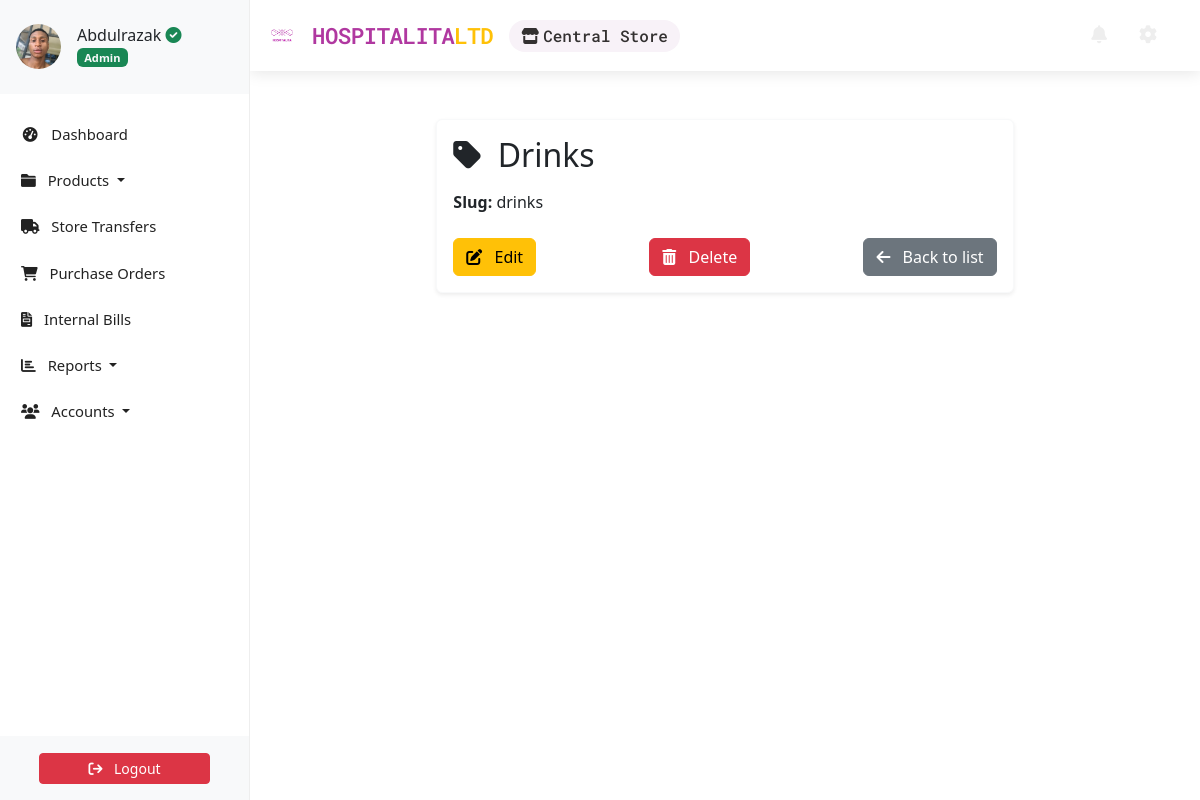
The page /categories/1/ (signed in) on the database its author committed.
### accounts/models.py (models this page shows, shortened)
class Profile(AbstractBaseUser, PermissionsMixin):
    email = models.EmailField(unique=True, max_length=150)
    first_name = models.CharField(max_length=30, blank=True)
    last_name = models.CharField(max_length=30, blank=True)
    telephone = PhoneNumberField(null=True, blank=True)
    store = models.ForeignKey('store.Store', on_delete=models.CASCADE, null=True, blank=True, related_name='user')
    profile_picture = ProcessedImageField(
        default='profile_pics/default.jpg',
        upload_to='profile_pics',
        format='JPEG',
        processors=[ResizeToFill(150, 150)],
        options={'quality': 100}
    )
    status = models.CharField(max_length=12, choices=STATUS_CHOICES, default='INA')
    role = models.CharField(max_length=12, choices=ROLE_CHOICES, blank=True, null=True)
    slug = AutoSlugField(unique=True, populate_from='email')
    date_joined = models.DateTimeField(auto_now_add=True,  blank=True, null=True)
    last_login = models.DateTimeField(null=True, blank=True)
    is_active = models.BooleanField(default=True)
    is_staff = models.BooleanField(default=False)  # required by admin
    objects = ProfileManager()
    USERNAME_FIELD = 'email'
    REQUIRED_FIELDS = []  # optional: add first_name, last_name
    class Meta:
        verbose_name = 'Profile'
        verbose_name_plural = 'Profiles'

### store/models.py (models this page shows, shortened)
class Store(models.Model):
    name = models.CharField(max_length=100)
    address = models.TextField(blank=True)
    contact_number = models.CharField(max_length=15, blank=True)
    central = models.BooleanField(default=False)  # Indicates the central store (admin's primary)

class Category(models.Model):
    name = models.CharField(max_length=50)
    slug = AutoSlugField(unique=True, populate_from='name')
    class Meta:
        verbose_name_plural = 'Categories'

### store/views.py (the view)
class CategoryDetailView(LoginRequiredMixin, DetailView):
    model = Category
    template_name = 'store/category_detail.html'
    context_object_name = 'category'
    login_url = 'login'

### store/context_processors.py (called while the page is built)
def unread_alerts_count(request):
    if request.user.is_authenticated:
        current_store = request.user.store
        count = StockAlert.objects.filter(store_inventory__store=current_store, is_read=False).count()
        return {'unread_alerts_count': count}
    return {'unread_alerts_count': 0}

### store/templates/store/category_detail.html
{% extends 'store/base.html' %}
{% block content %}
<div class="container p-4">
    <div class="row mb-4">
        <div class="col-md-8 offset-md-2">
            <div class="card shadow-sm border-light">
                <div class="card-body">
                    <h2 class="card-title mb-3">
                        <i class="fas fa-tag me-2"></i> {{ category.name }}
                    </h2>
                    <p class="card-text">
                        <strong>Slug:</strong> {{ category.slug }}
                    </p>
                    <div class="d-flex justify-content-between mt-4">
                        <a href="{% url 'category-update' category.pk %}" class="btn btn-warning">
                            <i class="fas fa-edit me-2"></i> Edit
                        </a>
                        <a href="{% url 'category-delete' category.pk %}" class="btn btn-danger">
                            <i class="fas fa-trash-alt me-2"></i> Delete
                        </a>
                        <a href="{% url 'category-list' %}" class="btn btn-secondary">
                            <i class="fas fa-arrow-left me-2"></i> Back to list
                        </a>
                    </div>
                </div>
            </div>
        </div>
    </div>
</div>
{% endblock %}

### store/templates/store/base.html (shortened to what this page needs)
<!DOCTYPE html>
<html lang="en">
    <head>
        {% load static %}
        <link href="https://cdn.jsdelivr.net/npm/bootstrap@5.3.3/dist/css/bootstrap.min.css" rel="stylesheet">
        <link rel="stylesheet" type="text/css" href="https://unpkg.com/@webpixels/css@1.1.5/dist/index.css">
        <link rel="stylesheet" href="{% static '/css/style.css' %}" type="text/css">
        <link rel="stylesheet" href="https://cdnjs.cloudflare.com/ajax/libs/font-awesome/5.15.4/css/all.min.css">
    </head>
    <body>
        {% include "store/sidebar.html" %}
        <section id="wrapper">
          <nav class="navbar navbar-expand-md navbar-light">
            <div class="container-fluid">
                <div class="d-flex align-items-center">
                    <a class="navbar-brand" href="{% url 'dashboard' %}" style="color: #b038a0;">
                        <img src="{% static 'images/logo/hospitalialogo.png' %}" alt="Hospitalita Logo" class="navbar-logo">
                        HOSPITALITA<span class="text-warning">LTD</span>
                    </a>
                    {% if request.user.is_authenticated and request.user.store %}
                    <div class="store-display">
                        <i class="fas fa-store me-1"></i>{{ request.user.store.name }}
                    </div>
                    {% endif %}
                </div>
                <div class="collapse navbar-collapse" id="toggle-navbar">
                    <ul class="navbar-nav ms-auto align-items-center">
                        <li class="nav-item me-3">
                            <a class="nav-link position-relative nav-icon" href="{% url 'notifications' %}">
                                <i class="fa fa-bell"></i>
                            </a>
                        </li>
                        <li class="nav-item me-2">
                            <a class="nav-link nav-icon" href="/hospitalita-admin/" title="Admin Dashboard">
                                <i class="fas fa-cog"></i>
                            </a>
                        </li>
                    </ul>
                </div>
            </div>
        </nav>
          <main class="container py-4">
            {% block content %}{% endblock content %}
          </main>
        </section>
    </body>
</html>

### store/templates/store/sidebar.html (shortened to what this page needs)
<link href="https://cdn.jsdelivr.net/npm/bootstrap@5.3.3/dist/css/bootstrap.min.css" rel="stylesheet">
<link href="https://cdnjs.cloudflare.com/ajax/libs/font-awesome/6.0.0-beta3/css/all.min.css" rel="stylesheet">
<aside class="sidebar position-fixed top-0 left-0 overflow-auto h-100 bg-white text-dark" id="show-side-navigation1">
    <div class="sidebar-header d-flex align-items-center px-3 py-4 border-bottom border-light" style="background-color:#f8f9fa ;">
        <div class="d-flex align-items-center text-decoration-none text-dark">
            <img class="rounded-circle img-fluid" id="sidebar-img" width="45" src="{{ request.user.profile_picture.url }}" alt="Profile Picture" />
            <div class="ms-3">
                <h5 class="fs-6 mb-0">
                    {{ request.user.first_name }}{% if request.user.role == 'AD' %} <i class="fa-solid fa-circle-check text-success"></i>{% endif %}
                </h5>
                <span class="badge bg-success text-light">
                    {% if request.user.role == 'AD' %}
                        Admin
                    {% elif request.user.role == 'EX' %}
                        Executive
                    {% else %}
                        Operative
                    {% endif %}
                </span>
            </div>
        </div>
    </div>
    <div class="nav-container">
        <ul class="nav flex-column mt-3">
            <li class="nav-item mb-2">
                <a class="nav-link {% if request.resolver_match.url_name == 'dashboard' %}active{% endif %}" href="{% url 'dashboard' %}">
                    <i class="fa fa-tachometer-alt fa-fw me-2"></i> Dashboard
                </a>
            </li>
            <li class="nav-item mb-2 dropdown">
                <a class="nav-link {% if request.resolver_match.url_name == 'productslist' %}active{% endif %} dropdown-toggle" href="#" id="productsDropdown" role="button" data-bs-toggle="dropdown" aria-expanded="false">
                    <i class="fa fa-folder me-2"></i> Products
                </a>
            </li>
            <li class="nav-item mb-2">
                {% if request.user.store.central %}
                <a class="nav-link {% if request.resolver_match.url_name == 'transfer-create' or request.resolver_match.url_name == 'transferslist' %}active{% endif %}" href="{% url 'transferslist' %}">
                    <i class="fa fa-truck fa-fw me-2"></i> Store Transfers
                </a>
                {% else %}
                <a class="nav-link {% if request.resolver_match.url_name == 'saleslist' %}active{% endif %}" href="{% url 'saleslist' %}">
                    <i class="fa fa-shopping-bag fa-fw me-2"></i> Sales Orders
                </a>
                {% endif %}
            </li>
            <li class="nav-item mb-2">
                <a class="nav-link {% if request.resolver_match.url_name == 'purchaseorderslist' %}active{% endif %}" href="{% url 'purchaseorderslist' %}">
                    <i class="fa fa-shopping-cart me-2"></i> Purchase Orders
                </a>
            </li>
            <li class="nav-item mb-2">
                <a class="nav-link {% if request.resolver_match.url_name == 'usage_list' %}active{% endif %}" href="{% url 'usage_list' %}">
                    <i class="fa-solid fa-file-invoice me-2"></i> Internal Bills
                </a>
            </li>
            <li class="nav-item mb-2 dropdown">
                <a class="nav-link  dropdown-toggle" href="#" id="reportsDropdown" role="button" data-bs-toggle="dropdown" aria-expanded="false">
                    <i class="fa fa-chart-bar me-2"></i> Reports
                </a>
            </li>
            <li class="nav-item mb-2 dropdown">
                <a class="nav-link  dropdown-toggle" href="#" id="accountsDropdown" role="button" data-bs-toggle="dropdown" aria-expanded="false">
                    <i class="fa fa-users me-2"></i> Accounts
                </a>
            </li>
        </ul>
    </div>
    <div class="sidebar-footer position-absolute bottom-0 w-100 text-center py-3 bg-light border-top border-light">
        <form method="post" action="{% url 'user-logout' %}">
            <button type="submit" class="btn btn-danger btn-sm w-75">
                <i class="fa fa-sign-out me-2"></i> Logout
            </button>
        </form>
    </div>
</aside>

### static/css/style.css (style rules this page uses)
:root { --dk-gray-100: #f3f4f6; --dk-gray-200: #e5e7eb; --dk-gray-300: #d1d5db; --dk-gray-400: #9ca3af; --dk-gray-500: #6b7280; --dk-gray-600: #4b5563; --dk-gray-700: #374151; --dk-gray-800: #1f2937; --dk-gray-900: #111827; --dk-dark-bg: #313348; --dk-darker-bg: #2a2b3d; --navbar-bg-color: #6f6486; --sidebar-bg-color: #252636; --sidebar-width: 250px; --sidebar-expanded-width: 230px; --sidebar-collapsed-width: 100px; --sidebar-header-bg: #212529; --dropdown-menu-bg: #495057; --dropdown-item-color: #adb5bd; --dropdown-item-active-bg: #6c757d; --sidebar-separator-bg: #4caf50; --logo-separator-height: 60px; --sidebar-item-height: 50px; --submenu-item-height: 45px; }
* { margin: 0; padding: 0; box-sizing: border-box; }
body { font-family: "Inter", sans-serif; background-color: #fff; }
a { text-decoration: none; }
#wrapper { margin-left: var(--sidebar-width); transition: margin-left 0.3s ease-in-out; }
.sidebar { font-size: 0.925rem; background-color: var(--sidebar-bg-color); width: var(--sidebar-width); transition: width 0.3s ease-in-out; z-index: 9999999; }
.sidebar .sidebar-header { background-color: var(--sidebar-header-bg); border-bottom: 1px solid #2a2b3c; }
.sidebar ul > li > a { color: var(--dk-gray-400); text-decoration: none; }
.navbar { border: none; background-color: var(--navbar-bg-color); }
.navbar .navbar-nav > li > a { color: #eee; line-height: 55px; padding: 0 10px; }
.navbar .navbar-brand { color: #fff; line-height: 55px; padding: 0; }
.navbar > .container .navbar-brand, .navbar > .container-fluid .navbar-brand { margin: 0; }
.navbar .navbar-nav > li > a { float: left; }
.navbar .navbar-nav > li > a > i { font-size: 18px; }

### store/templates/store/base.html (style rules this page uses)
:root { --primary-font: 'Poppins', sans-serif; --secondary-font: 'Roboto Mono', monospace; --brand-color: #b038a0; --accent-color: #b038a0; }
body { font-family: var(--primary-font); line-height: 1.6; }
.navbar-brand { font-family: var(--secondary-font); font-weight: 600; letter-spacing: -0.5px; font-size: 1.4rem !important; display: flex; align-items: center; }
.navbar-logo { height: 40px; margin-right: 10px; vertical-align: middle; width: auto; }
.store-display { font-family: var(--secondary-font); font-weight: 500; color: rgb(52, 49, 49); background: #f8f2f8; padding: 0.25rem 0.75rem; border-radius: 20px; margin-left: 1rem; }
.nav-icon { font-size: 1.2rem; padding: 0.5rem 0.75rem; transition: all 0.3s ease; color: #555; position: relative; }
.navbar-nav { margin-right: 15px; }
#wrapper { padding-top: 0px; }
.navbar { box-shadow: 0 2px 15px rgba(0, 0, 0, 0.1); background: linear-gradient(135deg, #fff, #fff) !important; position: fixed; top: 0; width: 100%; z-index: 1000; }

### store/templates/store/sidebar.html (style rules this page uses)
.sidebar { width: 250px; background-color: #fff; color: #333; position: fixed; top: 0; bottom: 0; display: flex; flex-direction: column; border-right: 1px solid #eee; z-index: 1001; }
.sidebar-header { background-color: #f8f9fa; border-bottom: 1px solid #eee; }
.nav-container { flex: 1; overflow-y: auto; padding: 5px; }
.sidebar .nav-link { color: #222 !important; font-weight: 470; }
.sidebar-footer { background-color: #f8f9fa; text-align: center; padding: 10px; border-top: 1px solid #eee; }

### rows shown on the page
Profile: user.profile_picture (picture), user.first_name "Abdulrazak", user.store.name "Central Store"
Category: name "Drinks", slug "drinks"
